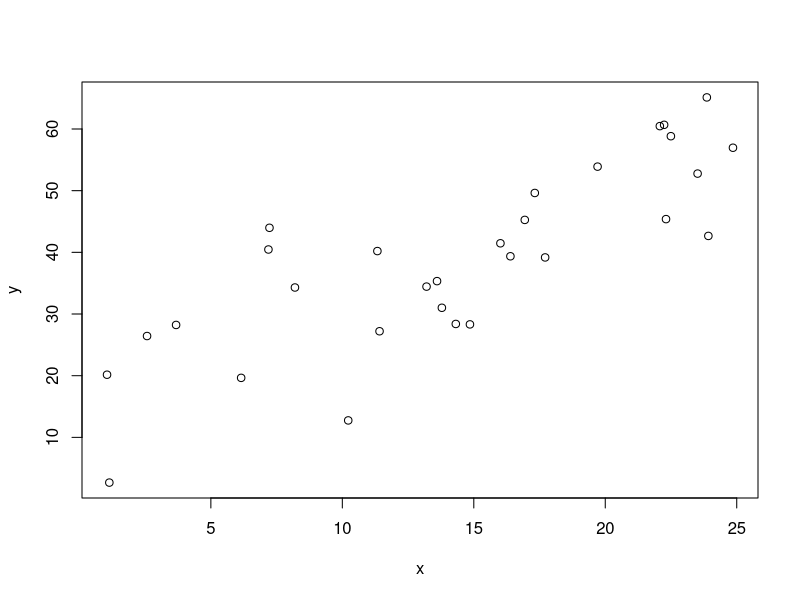
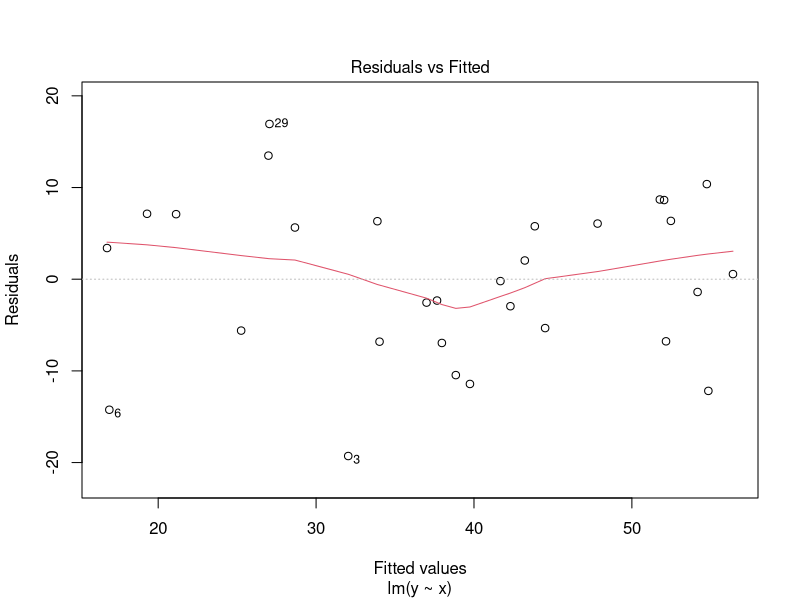
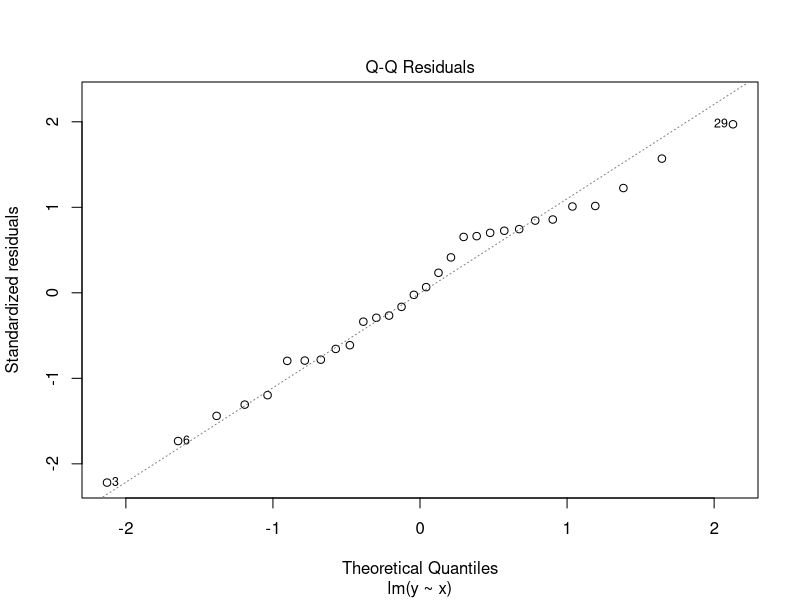
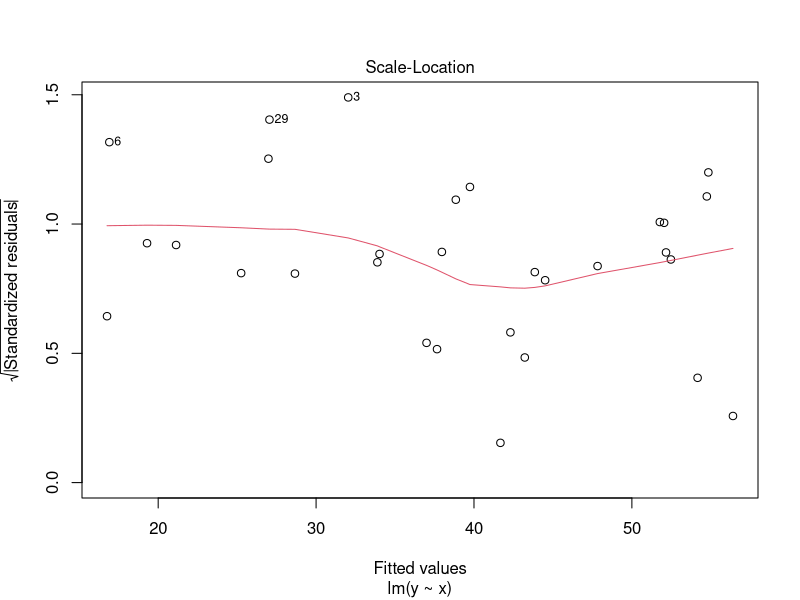
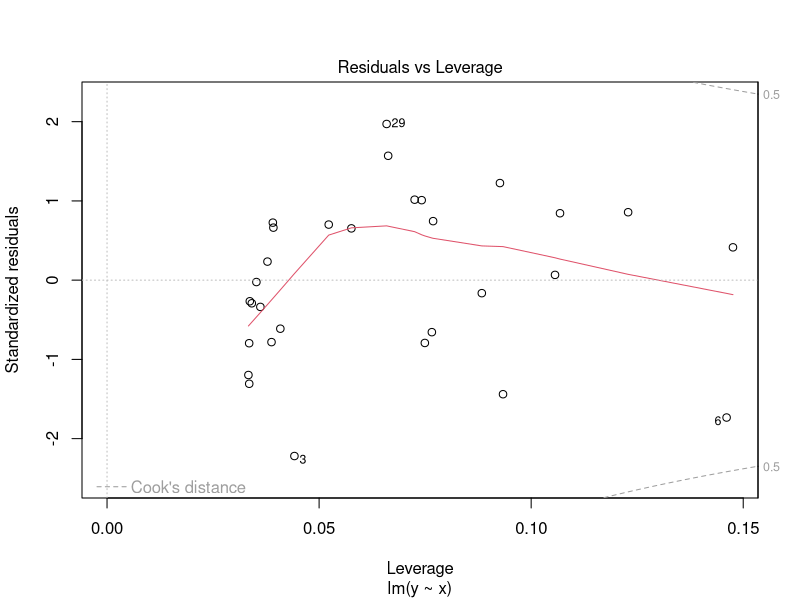

These charts were generated, in order, by the following R code:
## ---- chunk 1
knitr::opts_chunk$set(echo = TRUE)
## ---- chunk 2
set.seed(123)
n=30         #sample size
beta_0=10    #true y-intercept
beta_1=2    #true slope
sigma= 9     #true sigma

x=25*runif(n)
y=beta_0 + beta_1*x + sigma*rnorm(n)
## ---- chunk 3
plot(y~x)
## ---- chunk 4
result<-lm(y~x)
summary(result)
plot(result)
